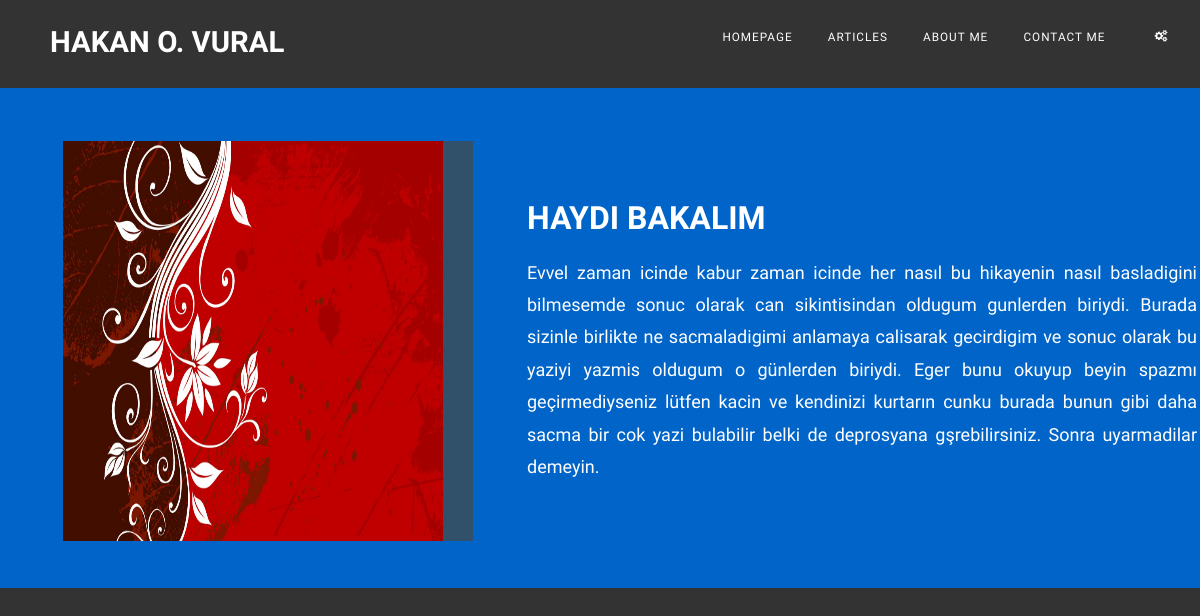
Screenshot of /articlesView.php?id=5 with the database file from the repository.
### tables this page shows
CREATE TABLE IF NOT EXISTS `articles` (
  `id` int(20) NOT NULL,
  `title` text NOT NULL,
  `summary` text NOT NULL,
  `content` text NOT NULL,
  `img_name` varchar(500) NOT NULL,
  `img_dir` varchar(500) NOT NULL
);

### DAPHP.php (called while the page is built, shortened)
<?php
function databaseCon ($servername, $username, $password, $database)
{
    $conn = mysqli_connect($servername, $username, $password, $database);
    if (!$conn) {
        die("Connection failed: " . mysqli_connect_error());
        return false;
    }else
    {
        return $conn;
    }
}
function selectDBnof ($select, $from, $where){
        $servername = "localhost";
        $username = "Haseki";
        $password = "puceg1993";
        $dbName   = "myblog";
        $conn = databaseCon($servername, $username, $password, $dbName);
        $sql = "SELECT $select FROM $from WHERE ".$where;
        if (mysqli_query($conn, $sql)) {
            $result = mysqli_query($conn, $sql);
            return $result;
        } else {
            mysqli_close($conn);
            return false;
        }
}
?>

### articlesView.php (the view, shortened to what this page needs)
<?php
include './normalMenu.php';
include './DAPHP.php';
$id = intval($_GET['id']);
$result = selectDBnof("*", "articles", "id = $id");
while ($row = mysqli_fetch_array($result)) {
        $title = $row['title'];
        $img_src = $row['img_dir'];
        $cont = $row['content'];
            echo
            "<div class='article_blue'>"
            . "<table>"
                    . "<td>"
                    . "<div class='article_left_img'><img src='$img_src'></img></div>"
                    . "</td>"
                    . "<td><div class='article_text_field'>"
                    . "<label id='title'>$title</label><br>"
                    . "<p id='text'>$cont<br>"
                    . "</p>"
                    . "</div></td>"
            . "</table></div>";
}

### normalMenu.php (shortened to what this page needs)
<?php
function isCurrent($link){
    $current = filter_var($_SERVER['SCRIPT_NAME'] , FILTER_DEFAULT);
    if($link == $current){
        return "class = \"current_page_item\"";
    }else {
        return "";
    }
}
?>
<html>
    <head>
    <link href="default.css" rel="stylesheet" type="text/css" media="all" />
    <link href="myBlog.css" rel="stylesheet" type="text/css" media="all" />
    <link href="fonts.css" rel="stylesheet" type="text/css" media="all" />
</head>
<body>
<div id="wrapper">
    <div id="header-wrapper">
        <div id="header" class="container">
            <div id="logo">
                <h1><a href="index.php">Hakan O. Vural</a></h1>
            </div>
            <div id="menu">
                <ul>
                    <li <?php echo isCurrent("/MyBlog/index.php"); ?> > <a href="index.php" accesskey="1" title="">Homepage</a> </li>
                    <li <?php echo isCurrent("/MyBlog/articles.php"); ?> > <a href="articles.php" accesskey="2" title="">Articles</a> </li>
                    <li <?php echo isCurrent("/MyBlog/aboutMe.php"); ?> > <a href="aboutMe.php" accesskey="3" title="">About Me</a> </li>
                    <li <?php echo isCurrent("/MyBlog/contactMe.php"); ?> > <a href="contactMe.php" accesskey="5" title="">Contact Me</a> </li>
                    <li> <a href="admin.php" accesskey="5" title=""><span class="fa fa-cogs"></span></a> </li>
                </ul>
            </div>
        </div>
    </div>
</div>

### default.css (style rules this page uses)
html, body { height: 100%; }
body { margin: 0px; padding: 0px; background: #333333; font-family: 'Varela', sans-serif; font-size: 11pt; font-weight: 300; color: #656565; }
h1, h2, h3 { margin: 0; padding: 0; font-weight: 700; color: #2B3F48; }
p, ol, ul { margin-top: 0; }
ol, ul { padding: 0; list-style: none; }
p { line-height: 180%; }
a { color: #0000FF; }
.container { overflow: hidden; margin: 0em auto; }
.box1, .box2, .box3, { float: left; margin-right: 20px; }
#wrapper { background: #FFF; }
#header-wrapper { background: #333333; }
#header { position: relative; padding: 3em 0em; }
#logo { position: absolute; top: 1em; left: 0; }
#logo h1 { margin-left: 50px; margin-top: 10px; color: #FFF; }
#logo a { text-decoration: none; text-transform: uppercase; color: #FFF; }
#menu { position: absolute; top: 2em; right: 0; }
#menu ul { display: inline-block; }
#menu li { display: block; float: left; text-align: center; }
#menu li a, #menu li span { padding: 1em 1.5em; letter-spacing: 1px; text-decoration: none; text-transform: uppercase; font-size: 0.8em; color: #FFF; }
.article_blue { width: 100%; height: 500px; background-color: #0064c8; }
.article_blue #title { font-size: 32px; color: #fff; font-family: 'Varela', sans-serif; font-weight: bold; text-transform: uppercase; }
.article_left_img { margin-left: 60px; }
.article_left_img img { margin-top: 50px; width: 380px; height: 400px; border-right: #31516A solid 30px; }
.article_text_field { margin-top: 50px; margin-left: 50px; }
.article_blue #text { text-align: justify; font-size: 18px; font-family: 'Varela', sans-serif; color: #fff; font-weight: 200; margin-top: 20px; }

### rows the page displays
articles: img_dir (picture), title "HAYDI BAKALIM", content "Evvel zaman icinde kabur zaman icinde her nasıl bu hikayenin nasıl basladigini bilmesemde sonuc olarak can sikintisindan oldugum gunlerden biriydi. Burada sizinle birlikte ne sacmaladigimi anlamaya calisarak gecirdigim ve sonuc olarak bu yaziyi yazmis oldugum o günlerden biriydi. Eger bunu okuyup beyin spazmı geçirmediyseniz lütfen kacin ve kendinizi kurtarın cunku burada bunun gibi daha sacma bir cok yazi bulabilir belki de deprosyana gşrebilirsiniz. Sonra uyarmadilar demeyin."
